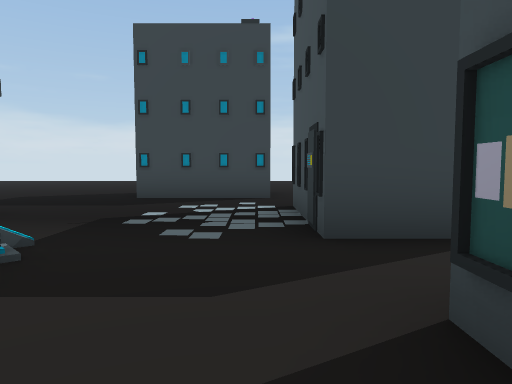
view 1 (above)

12 first-person views from a walk through a scene from a Unity 3-D project. The camera is 1.3 m above the floor, tilts 4° down and sees 70° across. The floor is counted in squares, 2 m on a side. Each view is taken from the middle of a square. On the plan, view 1 faces up. The plan holds only what a view shows up to about 11 squares ahead; the rest is blank. The place goes on beyond the plan. Some animated figures are left out.

view 2
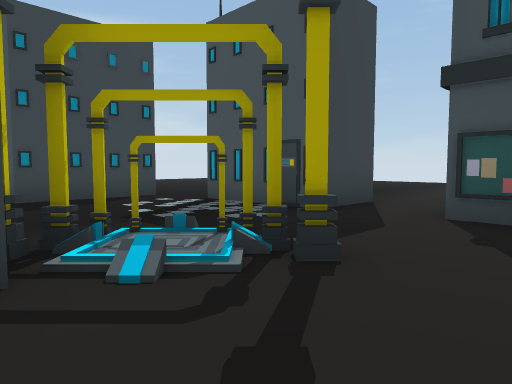

view 3
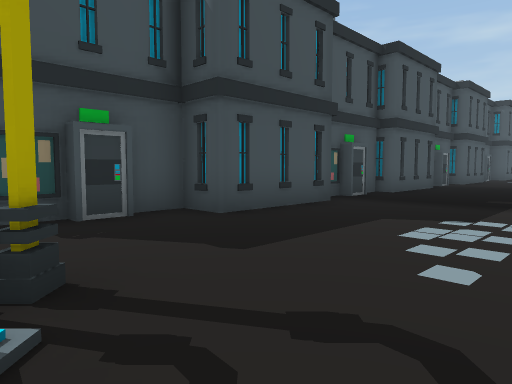

view 4
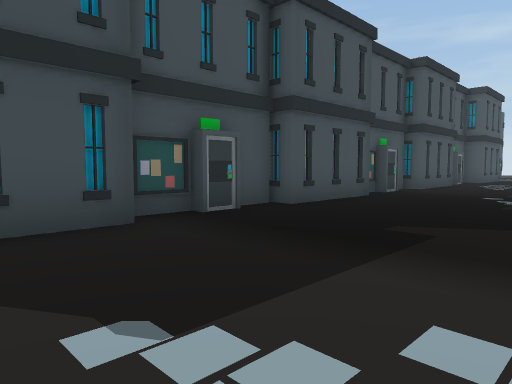

view 5
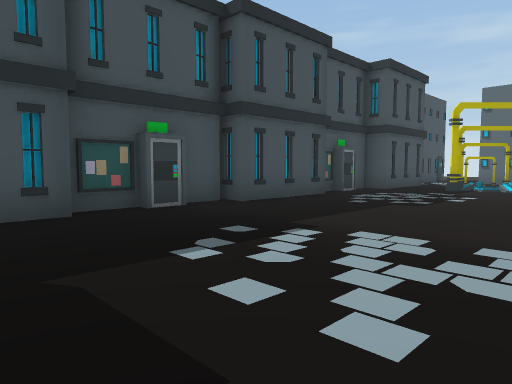

view 6
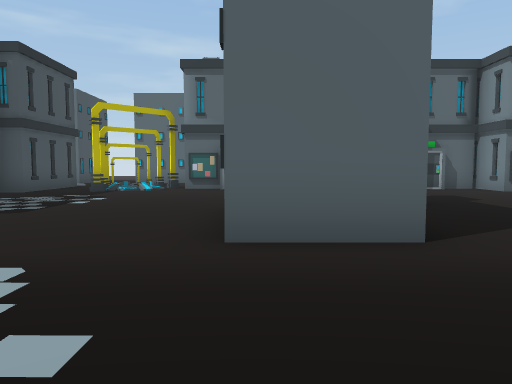

view 7
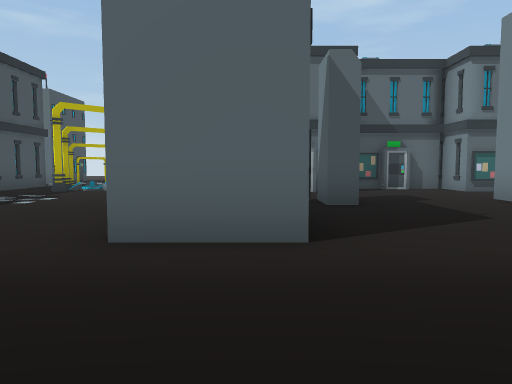

view 8
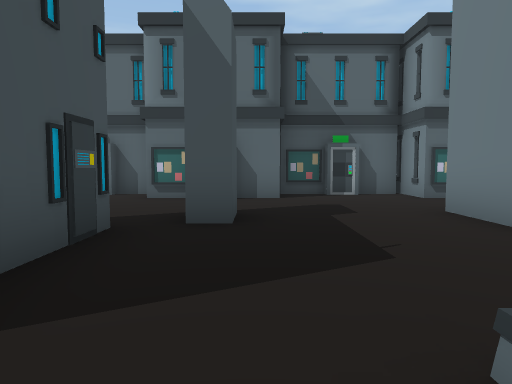

view 9
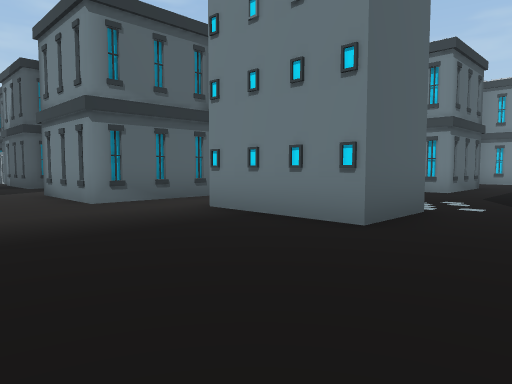

view 10
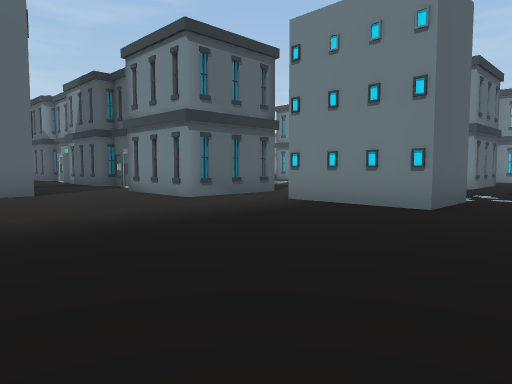

view 11
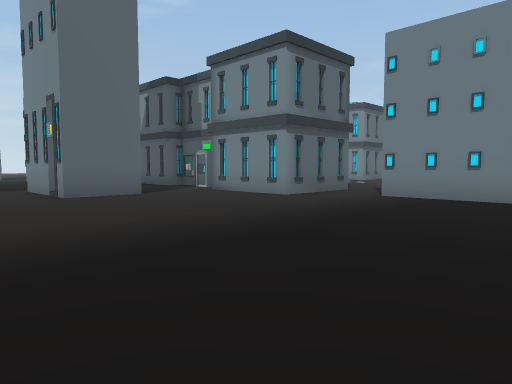

view 12
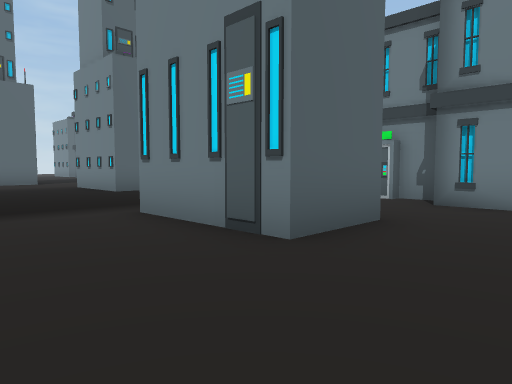

### Floor plan
Key: @ floor where view 1 was taken; # wall or solid block; . floor; / step, stairs or slope; O other object.
Columns run from 14 left of view 1 to 10 right of it. Each row starts with its distance up from view 1.
 11        ....
 10        .....   ..
  9         ....O  ..
  8         ....###........
  7          ................
  6         .......##........
  5         ###....##........
  4           O....O#........
  3           OO/...........
  2          O./O...........
  1           .....###.......
  0           ....@O #.......
 -1           .....###..#O...
 -2           ....#  ...##...
 -3           ....#  O.. #..
 -4           ....####.. ...
 -5           ....O# #   ...
 -6            ....#    ....
 -7            ...##    ....
 -8          .....#     ...
 -9        .......#     #..
-10       .........#    #..
-11      .........O#    #..
-12     /..##......#
-13    ....# .....##
-14    ....O .....#
-15   #..... .....##
-16   #..#.. ......#
-17   ...... .....O
-18 O..............O
-19  #...O##.../O.#
-20  ###OO ###OO .#
-21     OO

Where each view was taken, in squares from view 1:
view 1: 0 up, 0 right, facing up
view 2: 0 up, 4 left, facing up-right
view 3: 2 up, 4 left, facing down-right
view 4: 2 down, 4 left, facing down-right
view 5: 8 down, 5 left, facing down-right
view 6: 9 down, 6 left, facing down
view 7: 9 down, 7 left, facing down
view 8: 11 down, 9 left, facing down
view 9: 8 up, 6 right, facing down-left
view 10: 8 up, 8 right, facing down-left
view 11: 7 up, 10 right, facing down-left
view 12: 1 up, 10 right, facing down-left
